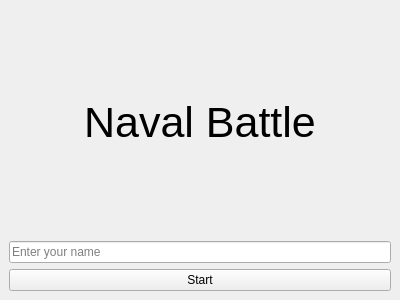
<?xml version="1.0" encoding="UTF-8"?>
<ui version="4.0">
 <class>MainWindow</class>
 <widget class="QMainWindow" name="MainWindow">
  <property name="geometry">
   <rect>
    <x>0</x>
    <y>0</y>
    <width>400</width>
    <height>300</height>
   </rect>
  </property>
  <property name="windowTitle">
   <string>Naval Battle</string>
  </property>
  <widget class="QWidget" name="centralWidget">
   <layout class="QVBoxLayout" name="verticalLayout">
    <item>
     <widget class="QLabel" name="titleLabel">
      <property name="text">
       <string>Naval Battle</string>
      </property>
      <property name="alignment">
       <set>Qt::AlignCenter</set>
      </property>
      <property name="font">
       <font>
        <pointsize>32</pointsize>
       </font>
      </property>
     </widget>
    </item>
    <item>
     <widget class="QLineEdit" name="nameField">
      <property name="placeholderText">
       <string>Enter your name</string>
      </property>
     </widget>
    </item>
    <item>
     <widget class="QPushButton" name="startButton">
      <property name="text">
       <string>Start</string>
      </property>
     </widget>
    </item>
   </layout>
  </widget>
 </widget>
 <resources/>
 <connections/>
</ui>
